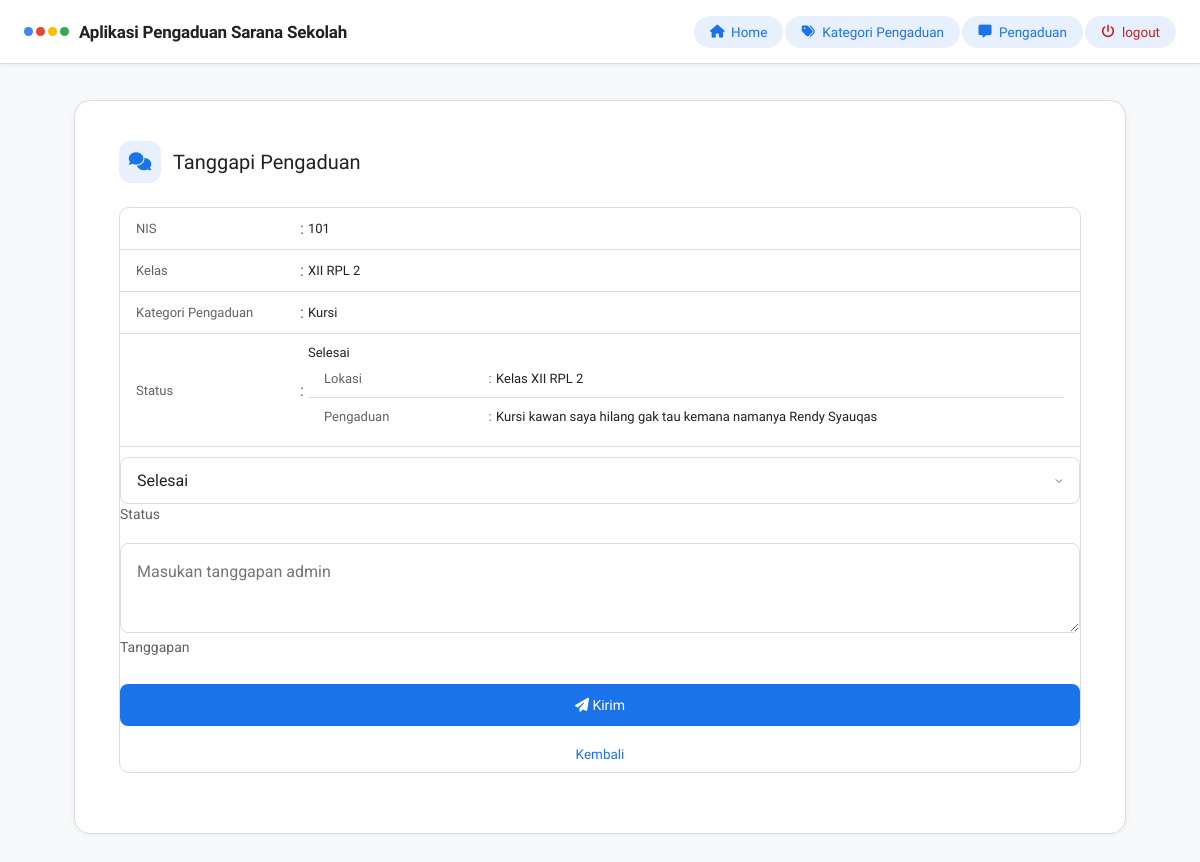
Screenshot of /admin/dashboard.php?page=tanggapi&id=17 (signed in) with the database file from the repository.
### tables this page shows
CREATE TABLE `siswa` (
  `id_siswa` int NOT NULL,
  `nis` int NOT NULL,
  `kelas` varchar(10) NOT NULL
);

CREATE TABLE `kategori` (
  `id_kategori` int NOT NULL,
  `ket_kategori` varchar(30) NOT NULL
);

CREATE TABLE `input_aspirasi` (
  `id_pelaporan` int NOT NULL,
  `nis` int NOT NULL,
  `id_kategori` int NOT NULL,
  `lokasi` varchar(50) NOT NULL,
  `ket` text NOT NULL,
  `tgl_input` varchar(30) NOT NULL
);

### admin/tanggapi.php (the view, shortened to what this page needs)
<?php
include '../koneksi.php';
function status($status) {
    if($status == "Menunggu") {
        echo "<div class='status-badge status-menunggu'> Menunggu</div>";
    } else if($status == "Proses") {
        echo "<div class='status-badge status-proses'> Proses</div>";
    } else {
        echo "<div class='status-badge status-selesai'> Selesai";
    }
}
$id     = $_GET['id'];
$sql    = "SELECT * FROM input_aspirasi, aspirasi, kategori, siswa WHERE
            kategori.id_kategori        = input_aspirasi.id_kategori AND
            aspirasi.id_kategori        = kategori.id_kategori      AND
            input_aspirasi.id_pelaporan = '$id' ";
$query = mysqli_query($koneksi, $sql);
$data = mysqli_fetch_array($query);
?>
<!DOCTYPE html>
<html lang="en">
<head>
    <link rel="stylesheet" href="../css/sengaja.css">
</head>
<body>
    <div class="page-header">
        <div class="page-header-left">
            <div class="page-header-icon">
                <i class="fa fa-comments"></i>
            </div>
            <h4>Tanggapi Pengaduan</h4>
        </div>
    </div>
    <div>
        <form action="" method="post">
            <div style="border:1px solid #dadce0; border-radius:10px; overflow:hidden; margin-bottom:20px;">
                <div class="divnya">
                    <span class="spannya1"">NIS</span>
                    <span class="spannya2">:</span>
                    <span class="spannya3"><?= $data['nis'] ?></span>
                </div>
                <div class="divnya">
                    <span class="spannya1"">Kelas</span>
                    <span class="spannya2">:</span>
                    <span class="spannya3"><?= $data['kelas'] ?></span>
                </div>
                <div class="divnya">
                    <span class="spannya1"">Kategori Pengaduan</span>
                    <span class="spannya2">:</span>
                    <span class="spannya3"><?= $data['ket_kategori'] ?></span>
                </div>
                <div class="divnya">
                    <span class="spannya1"">Status</span>
                    <span class="spannya2">:</span>
                    <span class="spannya3"><?= status($data['status']) ?></span>
                </div>
                <div class="divnya">
                    <span class="spannya1"">Lokasi</span>
                    <span class="spannya2">:</span>
                    <span class="spannya3"><?= $data['lokasi'] ?></span>
                </div>
                <div style="display:grid; grid-template-columns:160px 12px 1fr; align-items:center; padding:11px 16px;">
                    <span class="spannya1"">Pengaduan</span>
                    <span class="spannya2">:</span>
                    <span class="spannya3"><?= $data['ket'] ?></span>
                </div>
            </div>
            <div class="detail-section">
                <div class="form-group" style="margin-top:10px;">
                    <select name="status" id="status" class="floating-input floating-select" required>
                        <option value="Selesai" <?= ($data['status'] == "Selesai")? 'Selected' : '' ?>>Selesai</option>
                    </select>
                    <label for="status" class="floating-label floating-label-select">Status</label>
                </div>
                <div class="form-group">
                    <textarea name="feedback" id="feedback" class="floating-input floating-textarea" required placeholder="Masukan tanggapan admin"></textarea>
                    <label for="feedback" class="floating-label">Tanggapan</label>
                </div>
                <div style="display:grid;gap:10px; margin-top:20px;">
                <button type="submit" name="tombol" class="btn-google">
                    <i class="fa fa-paper-plane"></i> Kirim
                </button>
                <a href="?page=pengaduan" class="anchor">Kembali</a>
            </div>
        </form>
    </div>
</body>
</html>

### css/sengaja.css (style rules this page uses)
:root { --google-blue: #1a73e8; --google-blue-dk: #1557b0; --google-red: #ea4335; --google-yellow: #fbbc04; --google-green: #34a853; --surface: #ffffff; --bg: #f8f9fa; --border: #dadce0; --text-primary: #202124; --text-secondary: #5f6368; --hover-bg: #f1f3f4; --active-bg: #e8f0fe; --active-color: #1a73e8; --error-bg: #fce8e6; --error-border: #f28b82; --error-color: #c5221f; }
* { box-sizing: border-box; margin: 0; padding: 0; }
body { font-family: 'Roboto', sans-serif; background: var(--bg); color: var(--text-primary); min-height: 100vh; }
.form-group { position: relative; margin-bottom: 20px; }
.floating-input { width: 100%; padding: 14px 16px; font-size: 16px; font-family: 'Roboto', sans-serif; color: var(--text-primary); background: transparent; border: 1px solid var(--border); border-radius: 8px; outline: none; transition: border-color 0.2s, box-shadow 0.2s; box-sizing: border-box; }
.floating-label { left: 16px; top: 50%; transform: translateY(-50%); font-size: 14px; color: var(--text-secondary); pointer-events: none; transition: color 0.15s; line-height: 1; }
.btn-google { width: 100%; padding: 13px 24px; font-family: 'Google Sans', Roboto, sans-serif; font-size: 14px; font-weight: 500; color: #fff; background: var(--google-blue); border: none; border-radius: 8px; cursor: pointer; transition: background 0.18s, box-shadow 0.18s, transform 0.1s; margin-top: 8px; }
.content-card h4 { font-family: 'Google Sans', sans-serif; font-size: 22px; font-weight: 500; color: var(--text-primary); margin-bottom: 10px; }
.page-header { display: flex; align-items: center; justify-content: space-between; margin-bottom: 24px; flex-wrap: wrap; gap: 12px; }
.page-header-left { display: flex; align-items: center; gap: 12px; }
.page-header-icon { width: 42px; height: 42px; border-radius: 12px; background: var(--active-bg); display: flex; align-items: center; justify-content: center; }
.page-header-icon i { font-size: 18px; color: var(--active-color); }
.page-header h4 { font-family: 'Google Sans', sans-serif; font-size: 20px; font-weight: 500; color: var(--text-primary); margin: 0; }
.anchor { padding: 9px 18px; font-family: 'Google Sans', sans-serif; font-size: 13.5px; font-weight: 500; color: var(--google-blue); text-align: center; border: 1px solid transparent; border-radius: 20px; text-decoration: none; transition: background 0.15s, border-color 0.15s, box-shadow 0.15s; white-space: nowrap; }
.floating-select { appearance: none; -webkit-appearance: none; background-repeat: no-repeat; background-position: right 14px center; cursor: pointer; }
.floating-label-select { color: var(--text-secondary); }
.floating-textarea { resize: vertical; min-height: 90px; padding-top: 16px; line-height: 1.5; }
.form-group:has(.floating-textarea) .floating-label { top: 16px; transform: none; }
.divnya { display:grid; grid-template-columns:160px 12px 1fr; align-items:center; padding:11px 16px; border-bottom:1px solid #dadce0; }
.spannya1 { color:#5f6368; font-family:'Google Sans',sans-serif; font-size:13px; font-weight:500; }
.spannya2 { color:#5f6368; text-align:center; }
.spannya3 { color:#202124; font-size:13px; font-family:'Google Sans',sans-serif; font-weight:500; }

### rows the page displays
siswa: nis "101", kelas "XII RPL 2"
kategori: ket_kategori "Kursi"
input_aspirasi: lokasi "Kelas XII RPL 2", ket "Kursi kawan saya hilang gak tau kemana namanya Rendy Syauqas"
